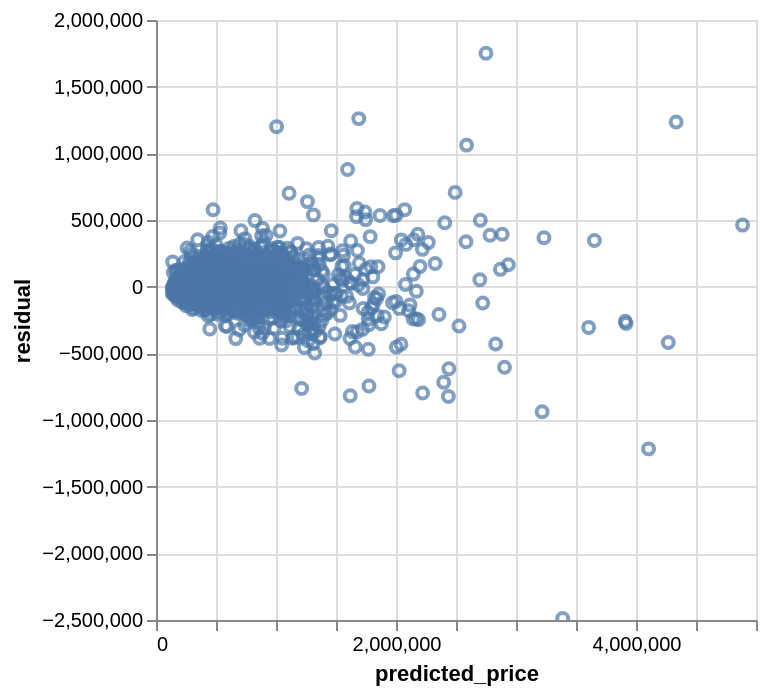

Notebook cell for this chart:
### Code cell
# plot with Polars
(y_test
 .with_columns(predicted_price=cat_pipe.predict(X_test),
   residual=y_test.to_series().to_numpy() - cat_pipe.predict(X_test))
 .plot.scatter('predicted_price', 'residual') 
 ) 
# unable to get graph to plot with alpha, yformatter & xformatter arguments

### Figure 1 — Vega-Lite specification as saved in the notebook (floating-point values rounded to 4 significant figures; data arrays with more than 128 entries replaced by an {"elided": "..."} marker saying what was removed)
{"config": {"view": {"continuousWidth": 300, "continuousHeight": 300}}, "data": {"name": "data-71cb83d782aa78d1b7a379da7db3f278"}, "mark": {"type": "point", "tooltip": true}, "encoding": {"x": {"field": "predicted_price", "type": "quantitative"}, "y": {"field": "residual", "type": "quantitative"}}, "params": [{"name": "param_1e9efca18e7a2868", "select": {"type": "interval", "encodings": ["x", "y"]}, "bind": "scales"}], "$schema": "https://vega.github.io/schema/vega-lite/v6.1.0.json", "datasets": {"data-71cb83d782aa78d1b7a379da7db3f278": {"elided": "4323 records"}}}
